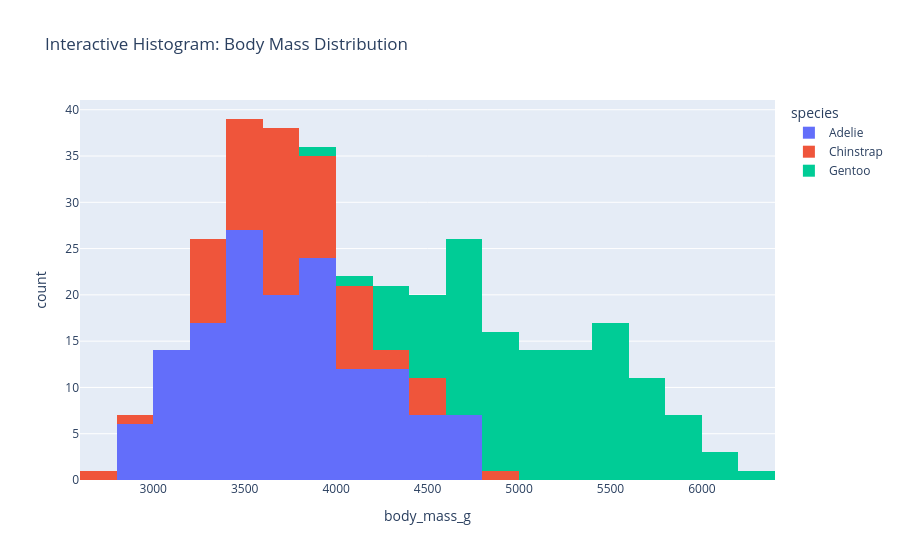

The cell this chart's notebook holds for it:
### Code cell
fig3 = px.histogram(
    df,
    x="body_mass_g",
    color="species",
    hover_data=["island", "sex"],
    nbins=25,
    title="Interactive Histogram: Body Mass Distribution"
)

fig3.show()

# Export standalone HTML
fig3.write_html("charts/histogram_plot.html")

### Figure 1 — Plotly figure (JSON) as saved in the notebook; plotly's stock layout.template omitted (floating-point values rounded to 4 significant figures; data arrays with more than 128 entries replaced by an {"elided": "..."} marker saying what was removed)
{"data": [{"bingroup": "x", "hovertemplate": "species=Adelie<br>body_mass_g=%{x}<br>count=%{y}<extra></extra>", "legendgroup": "Adelie", "marker": {"color": "#636efa", "pattern": {"shape": ""}}, "name": "Adelie", "nbinsx": 25, "orientation": "v", "showlegend": true, "type": "histogram", "x": {"elided": "146 float values"}, "xaxis": "x", "yaxis": "y"}, {"bingroup": "x", "hovertemplate": "species=Chinstrap<br>body_mass_g=%{x}<br>count=%{y}<extra></extra>", "legendgroup": "Chinstrap", "marker": {"color": "#EF553B", "pattern": {"shape": ""}}, "name": "Chinstrap", "nbinsx": 25, "orientation": "v", "showlegend": true, "type": "histogram", "x": [3500.0, 3900.0, 3650.0, 3525.0, 3725.0, 3950.0, 3250.0, 3750.0, 4150.0, 3700.0, 3800.0, 3775.0, 3700.0, 4050.0, 3575.0, 4050.0, 3300.0, 3700.0, 3450.0, 4400.0, 3600.0, 3400.0, 2900.0, 3800.0, 3300.0, 4150.0, 3400.0, 3800.0, 3700.0, 4550.0, 3200.0, 4300.0, 3350.0, 4100.0, 3600.0, 3900.0, 3850.0, 4800.0, 2700.0, 4500.0, 3950.0, 3650.0, 3550.0, 3500.0, 3675.0, 4450.0, 3400.0, 4300.0, 3250.0, 3675.0, 3325.0, 3950.0, 3600.0, 4050.0, 3350.0, 3450.0, 3250.0, 4050.0, 3800.0, 3525.0, 3950.0, 3650.0, 3650.0, 4000.0, 3400.0, 3775.0, 4100.0, 3775.0], "xaxis": "x", "yaxis": "y"}, {"bingroup": "x", "hovertemplate": "species=Gentoo<br>body_mass_g=%{x}<br>count=%{y}<extra></extra>", "legendgroup": "Gentoo", "marker": {"color": "#00cc96", "pattern": {"shape": ""}}, "name": "Gentoo", "nbinsx": 25, "orientation": "v", "showlegend": true, "type": "histogram", "x": [4500.0, 5700.0, 4450.0, 5700.0, 5400.0, 4550.0, 4800.0, 5200.0, 4400.0, 5150.0, 4650.0, 5550.0, 4650.0, 5850.0, 4200.0, 5850.0, 4150.0, 6300.0, 4800.0, 5350.0, 5700.0, 5000.0, 4400.0, 5050.0, 5000.0, 5100.0, 5650.0, 4600.0, 5550.0, 5250.0, 4700.0, 5050.0, 6050.0, 5150.0, 5400.0, 4950.0, 5250.0, 4350.0, 5350.0, 3950.0, 5700.0, 4300.0, 4750.0, 5550.0, 4900.0, 4200.0, 5400.0, 5100.0, 5300.0, 4850.0, 5300.0, 4400.0, 5000.0, 4900.0, 5050.0, 4300.0, 5000.0, 4450.0, 5550.0, 4200.0, 5300.0, 4400.0, 5650.0, 4700.0, 5700.0, 5800.0, 4700.0, 5550.0, 4750.0, 5000.0, 5100.0, 5200.0, 4700.0, 5800.0, 4600.0, 6000.0, 4750.0, 5950.0, 4625.0, 5450.0, 4725.0, 5350.0, 4750.0, 5600.0, 4600.0, 5300.0, 4875.0, 5550.0, 4950.0, 5400.0, 4750.0, 5650.0, 4850.0, 5200.0, 4925.0, 4875.0, 4625.0, 5250.0, 4850.0, 5600.0, 4975.0, 5500.0, 5500.0, 4700.0, 5500.0, 4575.0, 5500.0, 5000.0, 5950.0, 4650.0, 5500.0, 4375.0, 5850.0, 6000.0, 4925.0, 4850.0, 5750.0, 5200.0, 5400.0], "xaxis": "x", "yaxis": "y"}], "layout": {"barmode": "relative", "legend": {"title": {"text": "species"}, "tracegroupgap": 0}, "title": {"text": "Interactive Histogram: Body Mass Distribution"}, "xaxis": {"anchor": "y", "domain": [0, 1], "title": {"text": "body_mass_g"}}, "yaxis": {"anchor": "x", "domain": [0, 1], "title": {"text": "count"}}}}
